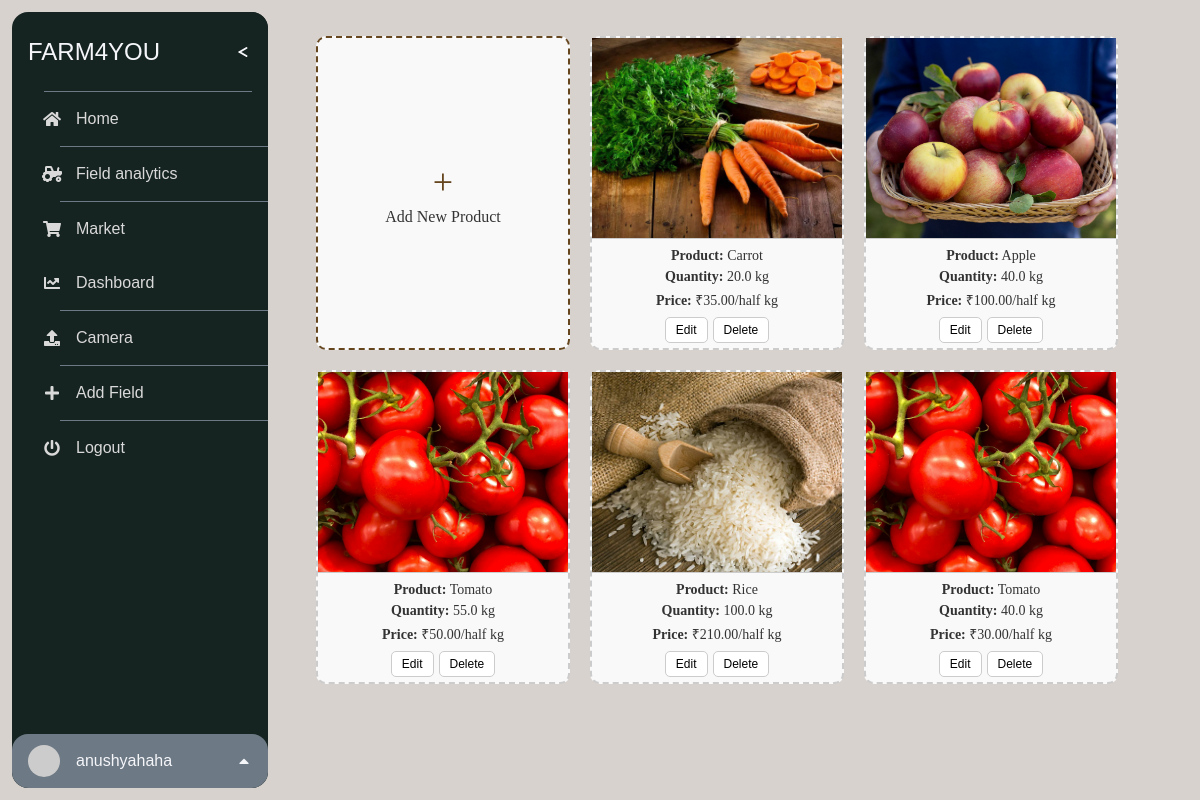
The app's page /Farmer/market/ (signed in) with its own data.
### Farmer/models.py (models this page shows, shortened)
class Product(models.Model):
    user = models.ForeignKey(User, on_delete=models.CASCADE)
    name = models.CharField(max_length=255)
    quantity = models.FloatField()
    price = models.DecimalField(max_digits=10, decimal_places=2)
    image = models.ImageField(upload_to='product_images/')

### Farmer/views.py (the view)
# urls.py: path('market/',seller_market,name='market'),
@login_required(login_url='userlogin')
def seller_market(request):
    products = Product.objects.filter(user=request.user)  # Fetch products for the logged-in user
    context = {
        'products': products,  # Pass products to the template
    }
    return render(request, 'Farmer/market.html', context)

### Farmer/context_processors.py (called while the page is built)
def user_context(request):
    return {
        'logged_in_user': request.user if request.user.is_authenticated else None
    }

### templates/Farmer/market.html (shortened to what this page needs)
{% extends "Farmer/base.html" %}
{% load static %}
{% block content %}
<link rel="stylesheet" href="{% static 'css/Farmer/market.css' %}">
<div id="market-container">
    <div class="product-box add-new" id="add-new-box">
        <span class="plus-sign">+</span>
        <p>Add New Product</p>
    </div>
    {% for product in products %}
    <div class="product-box">
        <div class="product-details">
            <img src="{{ product.image.url }}" alt="Product Image">
            <span><strong>Product:</strong> {{ product.name }}</span>
            <span><strong>Quantity:</strong> {{ product.quantity }} kg</span>
            <span><strong>Price:</strong> ₹{{ product.price }}/half kg</span>
        </div>
        <div class="edit-delete-buttons">
            <button class="edit-btn">Edit</button>
            <button class="delete-btn" data-product-id="{{ product.id }}">Delete</button>
        </div>
    </div>
    {% endfor %}
</div>
{% endblock %}

### templates/Farmer/base.html (shortened to what this page needs)
{% load static %}
<!DOCTYPE html>
<html lang="en">
<head>
    <link rel='stylesheet' href='https://cdnjs.cloudflare.com/ajax/libs/font-awesome/5.15.3/css/all.min.css'>
    <link rel="stylesheet" href="{% static 'css/Farmer/style.css' %}">
    <link rel="stylesheet" href="{% static 'css/Farmer/market.css' %}">
</head>
<body>
    <div id="nav-bar">
        <div id="nav-header"><a id="nav-title" target="_blank">FARM4YOU</a>
            <label for="nav-toggle"><span id="nav-toggle-burger"></span></label>
            <hr/>
        </div>
        <div id="nav-content">
            <div class="nav-button "><i class="fas fa-home"></i><span><a href="{% url 'userpage' %}" class="nav-link">Home</a></span></div>
            <hr/>
            <div class="nav-button">
                <i class="fas fa-tractor"></i>
                <span><a href="{% url 'sensor_chart' %}" class="nav-link">Field analytics</a></span>
            </div>
            <hr/>
            <div class="nav-button">
                <i class="fas fa-shopping-cart"></i>
                <span><a href="{% url 'market' %}" class="nav-link">Market</a></span>
            </div>
            <div class="nav-button">
                <i class="fas fa-chart-line"></i>
                <span><a href="{% url 'market_dashboard' %}" class="nav-link">Dashboard</a></span>
            </div>
            <hr/>
            <div class="nav-button"><i class="fas fa-upload"></i><span>Camera</span></div>
            <hr/>
            <div class="nav-button"><i class="fas fa-plus"></i><span>Add Field</span></div>
            <hr/>
            <div class="nav-button">
                <i class="fas fa-power-off"></i>
                <span id="logout-button">Logout</span>
            </div>
        </div>
        <div id="nav-footer">
            <div id="nav-footer-heading">
                <div id="nav-footer-avatar">
                    <img src="https://gravatar.com/avatar/4474ca42d303761c2901fa819c4f2547" alt="User Avatar"/>
                </div>
                <div id="nav-footer-titlebox">
                    <a id="nav-footer-title" href="#" target="_blank">
                        {{ logged_in_user.username }}
                    </a>
                </div>
                <label for="nav-footer-toggle"><i class="fas fa-caret-up"></i></label>
            </div>
        </div>
    </div>
    <div id="content">
        {% block content %}{% endblock %}
    </div>
</body>
</html>

### static/css/Farmer/style.css (style rules this page uses)
:root { --background: rgb(216, 210, 206); --navbar-width: 256px; --navbar-width-min: 80px; --navbar-dark-primary: #162421; --navbar-dark-secondary: #6d7984; --navbar-light-primary: #f5f6fa; --navbar-light-secondary: #d9d9d9; }
html, body { margin: 0; background: var(--background); }
#content { margin-left: calc(var(--navbar-width) + 2vw); padding: 1rem; }
#nav-bar { position: fixed; left: 1vw; top: 1vw; height: calc(100% - 2vw); background: var(--navbar-dark-primary); border-radius: 16px; display: flex; flex-direction: column; color: var(--navbar-light-primary); font-family: Verdana, Geneva, Tahoma, sans-serif; overflow: hidden; user-select: none; z-index: 1000; }
#nav-bar hr { margin: 0; position: relative; left: 16px; width: calc(100% - 32px); border: none; border-top: solid 1px var(--navbar-dark-secondary); }
#nav-bar a { color: inherit; text-decoration: inherit; }
#nav-header { position: relative; width: var(--navbar-width); left: 16px; width: calc(var(--navbar-width) - 16px); min-height: 80px; background: var(--navbar-dark-primary); border-radius: 16px; z-index: 2; display: flex; align-items: center; transition: width 0.2s; }
#nav-header hr { position: absolute; bottom: 0; }
#nav-title { font-size: 1.5rem; transition: opacity 1s; }
label[for=nav-toggle] { position: absolute; right: 0; width: 3rem; height: 100%; display: flex; align-items: center; justify-content: center; cursor: pointer; }
#nav-toggle-burger { position: relative; width: 16px; height: 2px; background: var(--navbar-dark-primary); border-radius: 99px; transition: background 0.2s; }
#nav-toggle-burger:before, #nav-toggle-burger:after { content: ""; position: absolute; top: -6px; width: 10px; height: 2px; background: var(--navbar-light-primary); border-radius: 99px; transform: translate(2px, 8px) rotate(30deg); transition: 0.2s; }
#nav-toggle-burger:after { top: 6px; transform: translate(2px, -8px) rotate(-30deg); }
#nav-content { margin: -16px 0; padding: 16px 0; position: relative; flex: 1; width: var(--navbar-width); background: var(--navbar-dark-primary); box-shadow: 0 0 0 16px var(--navbar-dark-primary); direction: rtl; overflow-x: hidden; transition: width 0.2s; }
.nav-button { position: relative; margin-left: 16px; height: 54px; display: flex; align-items: center; color: var(--navbar-light-secondary); direction: ltr; cursor: pointer; z-index: 1; transition: color 0.2s; }
.nav-button span { transition: opacity 1s; }
.nav-button .fas { transition: min-width 0.2s; }
#nav-bar .fas { min-width: 3rem; text-align: center; }
#nav-footer { position: relative; width: var(--navbar-width); height: 54px; background: var(--navbar-dark-secondary); border-radius: 16px; display: flex; flex-direction: column; z-index: 2; transition: width 0.2s, height 0.2s; }
#nav-footer-heading { position: relative; width: 100%; height: 54px; display: flex; align-items: center; }
#nav-footer-avatar { position: relative; margin: 11px 0 11px 16px; left: 0; width: 32px; height: 32px; border-radius: 50%; overflow: hidden; transform: translate(0); transition: 0.2s; }
#nav-footer-avatar img { height: 100%; }
#nav-footer-titlebox { position: relative; margin-left: 16px; width: 10px; display: flex; flex-direction: column; transition: opacity 1s; }
label[for=nav-footer-toggle] { position: absolute; right: 0; width: 3rem; height: 100%; display: flex; align-items: center; cursor: pointer; transition: transform 0.2s, opacity 0.2s; }

### records on screen
Product: image (picture), name "Carrot", quantity "20.0", price "35.00"
Product: image (picture), name "Apple", quantity "40.0", price "100.00"
Product: image (picture), name "Tomato", quantity "55.0", price "50.00"
Product: image (picture), name "Rice", quantity "100.0", price "210.00"
Product: image (picture), name "Tomato", quantity "40.0", price "30.00"

### other values on screen
{{ logged_in_user.username }} "anushyahaha"
